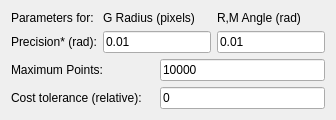
              <widget class="QWidget" name="tab_14">
               <attribute name="title">
                <string>Parameters for Fibonacci Search</string>
               </attribute>
               <layout class="QGridLayout" name="gridLayout_16">
                <item row="0" column="0">
                 <widget class="QLabel" name="label_63">
                  <property name="text">
                   <string>Parameters for:</string>
                  </property>
                 </widget>
                </item>
                <item row="0" column="1" colspan="2">
                 <widget class="QLabel" name="label_57">
                  <property name="text">
                   <string>G Radius (pixels)</string>
                  </property>
                 </widget>
                </item>
                <item row="0" column="3">
                 <widget class="QLabel" name="label_58">
                  <property name="text">
                   <string>R,M Angle (rad)</string>
                  </property>
                 </widget>
                </item>
                <item row="1" column="0">
                 <widget class="QLabel" name="label_12">
                  <property name="text">
                   <string>Precision* (rad):</string>
                  </property>
                 </widget>
                </item>
                <item row="1" column="1" colspan="2">
                 <widget class="QLineEdit" name="precision_fib_pix">
                  <property name="text">
                   <string>0.01</string>
                  </property>
                 </widget>
                </item>
                <item row="1" column="3">
                 <widget class="QLineEdit" name="precision_fib_rad">
                  <property name="text">
                   <string>0.01</string>
                  </property>
                 </widget>
                </item>
                <item row="2" column="0" colspan="2">
                 <widget class="QLabel" name="label_17">
                  <property name="text">
                   <string>Maximum Points:</string>
                  </property>
                 </widget>
                </item>
                <item row="2" column="2" colspan="2">
                 <widget class="QLineEdit" name="max_points_fib">
                  <property name="text">
                   <string>10000</string>
                  </property>
                 </widget>
                </item>
                <item row="3" column="0" colspan="2">
                 <widget class="QLabel" name="label_20">
                  <property name="text">
                   <string>Cost tolerance (relative):</string>
                  </property>
                 </widget>
                </item>
                <item row="3" column="2" colspan="2">
                 <widget class="QLineEdit" name="cost_tolerance_fib">
                  <property name="text">
                   <string>0</string>
                  </property>
                 </widget>
                </item>
               </layout>
              </widget>
